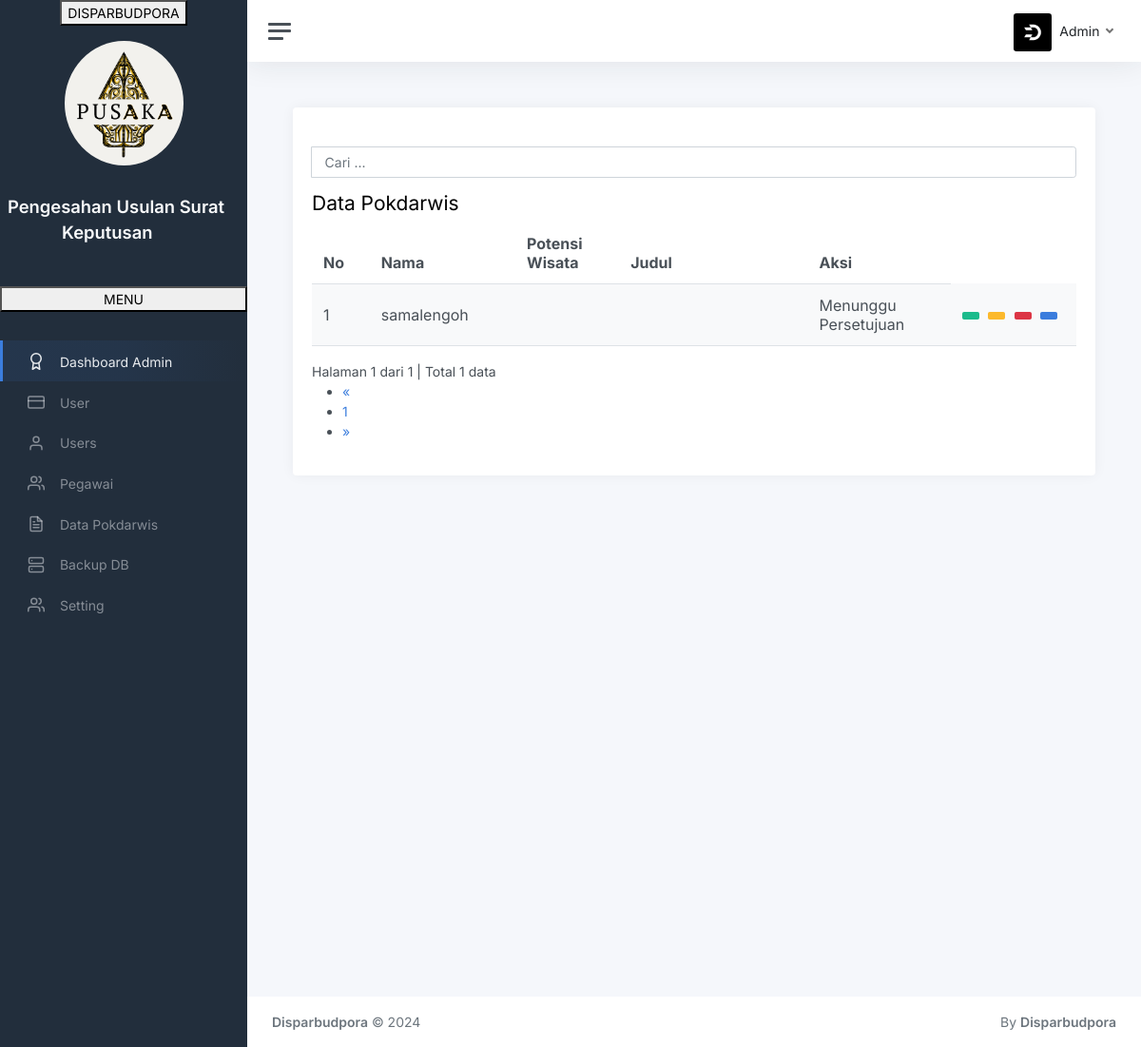
/index.php?page=seminar-tampil (signed in), run on an earlier commit of the app's database.
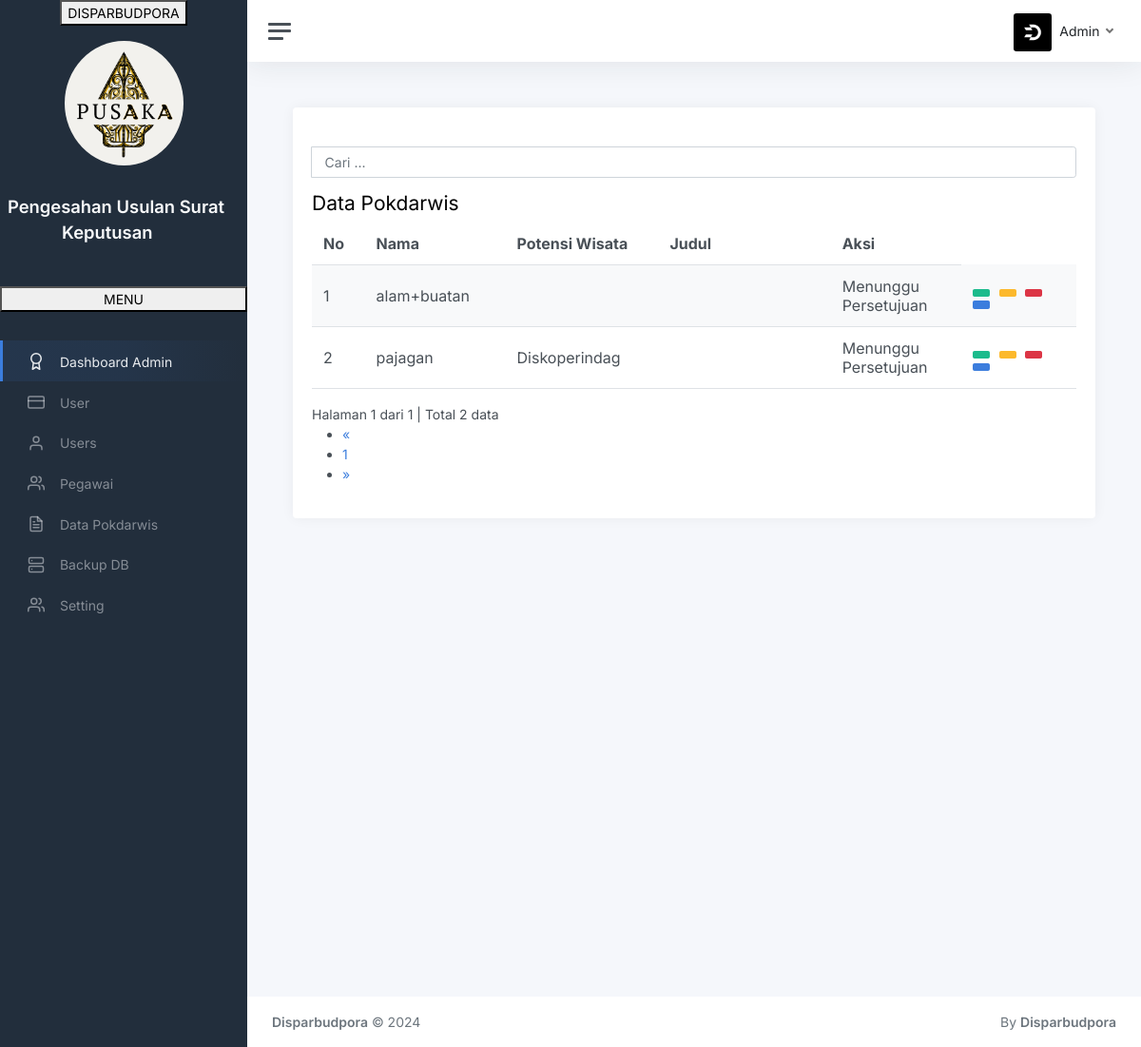
And on a later commit of the database.
### tables this page shows
CREATE TABLE `seminar` (
  `idseminar` int(5) NOT NULL AUTO_INCREMENT,
  `nis` int(8) NOT NULL,
  `judul` varchar(255) NOT NULL,
  `file` varchar(255) NOT NULL,
  `tautan` varchar(255) NOT NULL,
  `statussem` varchar(30) NOT NULL,
  `ket` varchar(255) NOT NULL,
  `pengujilap` int(8) NOT NULL,
  `pengujiapl` int(8) NOT NULL,
  `nilaiprakerin` int(3) NOT NULL,
  `nilailaporan` int(3) NOT NULL,
  `nilaiaplikasi` int(3) NOT NULL,
  PRIMARY KEY (`idseminar`)
);

CREATE TABLE `users` (
  `nis` bigint(12) unsigned NOT NULL,
  `id` bigint(12) unsigned NOT NULL,
  `nama` varchar(255) NOT NULL,
  `tanggal_buat` date NOT NULL,
  `alamat` varchar(255) NOT NULL,
  `potensi_wisata` varchar(100) NOT NULL,
  `telp` varchar(15) NOT NULL,
  `stat` varchar(30) NOT NULL,
  `foto` varchar(255) NOT NULL,
  PRIMARY KEY (`nis`)
);

### seminar/tampil.php (the view, shortened to what the changed rows need)
<?php
if (isset($_POST['cari'])) {
    $cari = $_POST['cari'];
} else {
    $cari = "";
}
?>
<br>
<div class="row">
    <div class="col-md-12">
        <div class="panel-body">
            <div class="pull-right btn-tambah">
                <form class="form-inline" method="POST" action="?page=seminar-tampil">
                    <div class="form-group">
                        <div class="input-group">
                            <input type="text" class="form-control" name="cari" placeholder="Cari ..." autocomplete="off" value="<?php echo $cari; ?>">
                        </div>
                    </div>
                </form>
            </div>
        </div>
        <div class="panel panel-default">
            <div class="panel-heading">
                <h3 class="panel-title">Data Pokdarwis</h3>
            </div>
            <div class="panel-body">
                <div class="table-responsive">
                    <table class="table table-striped table-hover">
                        <thead>
                            <tr>
                                <th>No</th>
                                <th>Nama</th>
                                <th>Potensi Wisata</th>
                                <th>Judul</th>
                                <th class='center'>Aksi</th>
                            </tr>
                        </thead>
                        <tbody>
                            <?php
                            $batas = 10;
                            if (isset($cari)) {
                                $jumlah_record = mysqli_query($db, "SELECT seminar.*, users.nama, users.potensi_wisata FROM seminar JOIN users ON users.nis = seminar.nis WHERE potensi_wisata LIKE '%$cari%' OR nama LIKE '%$cari%'") or die('Ada kesalahan pada query jumlah_record: ' . mysqli_error($db));
                            } else {
                                $jumlah_record = mysqli_query($db, "SSELECT seminar.*, users.nama, users.potensi_wisata FROM seminar JOIN users ON users.nis = seminar.nis") or die('Ada kesalahan pada query jumlah_record: ' . mysqli_error($db));
                            }
                            $jumlah  = mysqli_num_rows($jumlah_record);
                            $halaman = ceil($jumlah / $batas);
                            $page    = (isset($_GET['hal'])) ? (int)$_GET['hal'] : 1;
                            $mulai   = ($page - 1) * $batas;
                            $no = 1;
                            if (isset($cari)) {
                                $query = mysqli_query($db, "SELECT seminar.*, users.nama, users.potensi_wisata FROM seminar JOIN users ON users.nis = seminar.nis WHERE potensi_wisata LIKE '%$cari%' OR nama LIKE '%$cari%' ORDER BY nis LIMIT $mulai, $batas")
                                    or die('Ada kesalahan pada query seminar: ' . mysqli_error($db));
                            } else {
                                $query = mysqli_query($db, "SELECT seminar.*, users.nama, users.potensi_wisata FROM seminar JOIN users ON users.nis = seminar.nis ORDER BY nis LIMIT $mulai, $batas") or die('Ada kesalahan pada query seminar: ' . mysqli_error($db));
                            }
                            while ($data = mysqli_fetch_assoc($query)) {
                                echo "  <tr>
                      <td width='20'>$no</td>
                      <td width='100'>$data[nama]</td>
                      <td width='75'>$data[potensi_wisata]</td>
                      <td width='150'>$data[judul]</td>
                      <td width='50'>$data[statussem]</td>
                      <td width='100' class='center'>
                        <div class=''>
                        <a data-toggle='tooltip' data-placement='top' title='Detail' style='margin-right:5px' class='btn btn-success btn-sm' href='?page=seminar-detail&id=$data[idseminar]'> <i class='glyphicon glyphicon-eye-open'></i></a>
                        <a data-toggle='tooltip' data-placement='top' title='Print Detail' style='margin-right:5px' class='btn btn-warning btn-sm' href='?page=seminar-print-detail&id=$data[idseminar]' target='_blank'> <i class='glyphicon glyphicon-print'></i></a>";;
                            ?>
                                <?php
                                if ($_SESSION['level'] == "Admin") {
                                    echo "<a data-toggle='tooltip' data-placement='top' title='Hapus' class='btn btn-danger btn-sm' href='?page=seminar-hapus&id=$data[idseminar]' onclick='return confirm('Anda yakin ingin menghapus $data[nama]');'> <i class='glyphicon glyphicon-trash'></i></a>&nbsp";
                                    echo " <a data-toggle='tooltip' data-placement='top' title='Aktivasi' style='margin-right:5px' class='btn btn-primary btn-sm' href='?page=aktivasi-seminar&id=$data[idseminar]'> <i class='glyphicon glyphicon-ok'></i></a>";
                                } else if ($_SESSION['level'] == "User") {
                                }
                                ?>
                            <?php
                                echo "
                        </div>
                      </td>
                    </tr>";
                                $no++;
                            }
                            ?>
                        </tbody>
                    </table>
                    <?php
                    if (empty($_GET['hal'])) {
                        $halaman_aktif = '1';
                    } else {
                        $halaman_aktif = $_GET['hal'];
                    }
                    ?>
                    <a>
                        Halaman <?php echo $halaman_aktif; ?> dari <?php echo $halaman; ?> |
                        Total <?php echo $jumlah; ?> data
                    </a>
                    <nav>
                        <ul class="pagination pull-right">
                            <?php
                            if ($halaman_aktif <= '1') { ?>
                                <li class="disabled">
                                    <a href="" aria-label="Previous">
                                        <span aria-hidden="true">&laquo;</span>
                                    </a>
                                </li>
                            <?php
                            }
                            ?>
                            <?php
                            for ($x = 1; $x <= $halaman; $x++) { ?>
                                <li class="">
                                    <a href="?page=seminar-tampil&hal=<?php echo $x ?>"><?php echo $x ?></a>
                                </li>
                            <?php
                            }
                            ?>
                            <?php
                            if ($halaman_aktif >= $halaman) { ?>
                                <li class="disabled">
                                    <a href="" aria-label="Next">
                                        <span aria-hidden="true">&raquo;</span>
                                    </a>
                                </li>
                            <?php
                            }
                            ?>
                        </ul>
                    </nav>
                </div>
            </div>
        </div>
    </div>
</div>

What changed in the data, as far as the page shows it:
no longer on this page (row unchanged): seminar: users.nama "samalengoh", statussem "Menunggu Persetujuan"
added seminar: users.nama "alam+buatan", statussem "Menunggu Persetujuan"
added seminar: users.nama "pajagan", users.potensi_wisata "Diskoperindag", statussem "Menunggu Persetujuan"
Also different on the page:
$jumlah: "1" → "2"
